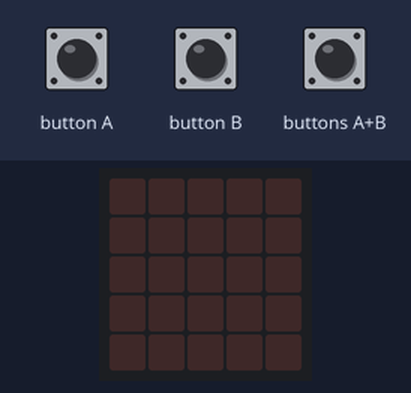
Simulated run of this program. Board: BBC micro:bit (MakeCode). Shown: the board's 5×5 LED display. The inputs (shaded band) are chosen by the test bench.

Above: at 1.2 s.
1.3 s: button A pressed for 0.15 s
At 1.7 s:
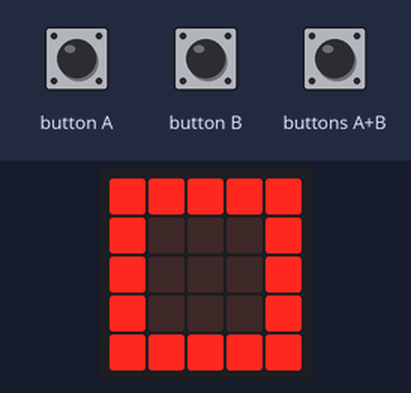
4.4 s: buttons A+B pressed for 0.15 s
At 5.3 s:
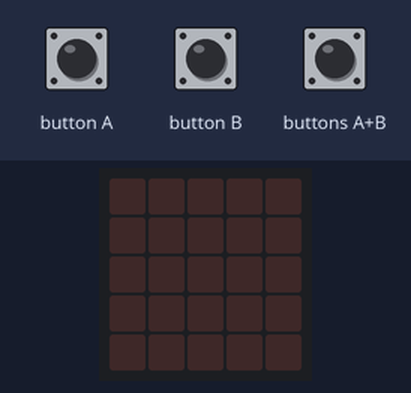
7.5 s: button B pressed for 0.15 s
At 8.1 s:
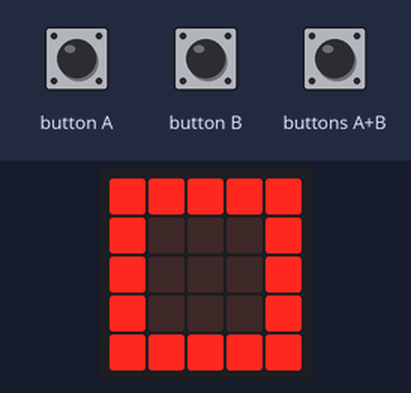
Timing chart, 0 to 10.5 s (numbered marks = the images above; inputs shaded):
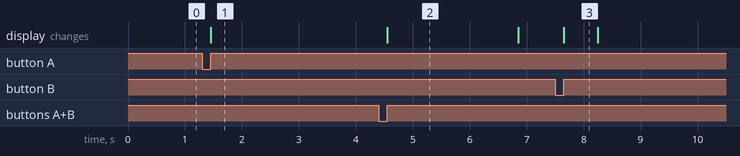

Measured:
- after the input at 1.3 s, the display: changes after 0.15 s (image 1)
- after the input at 4.4 s, the display: changes after 0.15 s (image 2)
- after the input at 7.5 s, the display: changes after 0.15 s (image 3)
- what the display in image 2 shows lasts 2.3 s, from 4.6 s to 6.9 s
- what the display in image 3 shows lasts 0.6 s, from 7.7 s to 8.3 s

The program:

main.ts
```typescript
input.onButtonPressed(Button.A, function () {
    devices.tellCameraTo(MesCameraEvent.StopPhotoMode)
    basic.showLeds(`
        # # # # #
        # . . . #
        # . . . #
        # . . . #
        # # # # #
        `)
    basic.pause(5000)
    basic.showLeds(`
        . . . . .
        . # # # .
        . # . # .
        . # # # .
        . . . . .
        `)
    devices.tellCameraTo(MesCameraEvent.TakePhoto)
    basic.pause(1000)
    basic.clearScreen()
})
input.onButtonPressed(Button.B, function () {
    devices.tellCameraTo(MesCameraEvent.LaunchVideoMode)
    basic.showLeds(`
        # # # # #
        # . . . #
        # . . . #
        # . . . #
        # # # # #
        `)
    basic.pause(5000)
    basic.showLeds(`
        . . . . .
        . # # # .
        . # . # .
        . # # # .
        . . . . .
        `)
    devices.tellCameraTo(MesCameraEvent.StartVideoCapture)
})
input.onButtonPressed(Button.AB, function () {
    devices.tellCameraTo(MesCameraEvent.StopVideoMode)
    basic.clearScreen()
})
 
```

test.ts
```typescript
// tests go here; this will not be compiled when this package is used as a library
```
